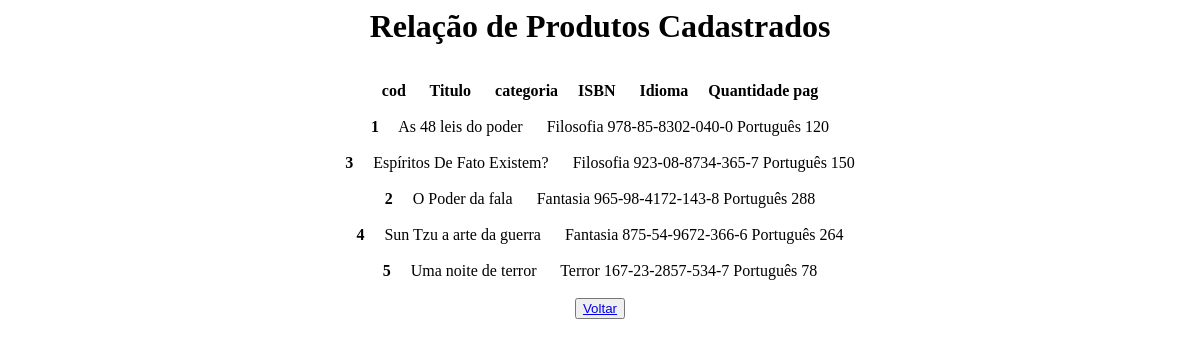
Page /8-Aula/BD_Autoria/PHP/Lista3.php on the earlier database version.
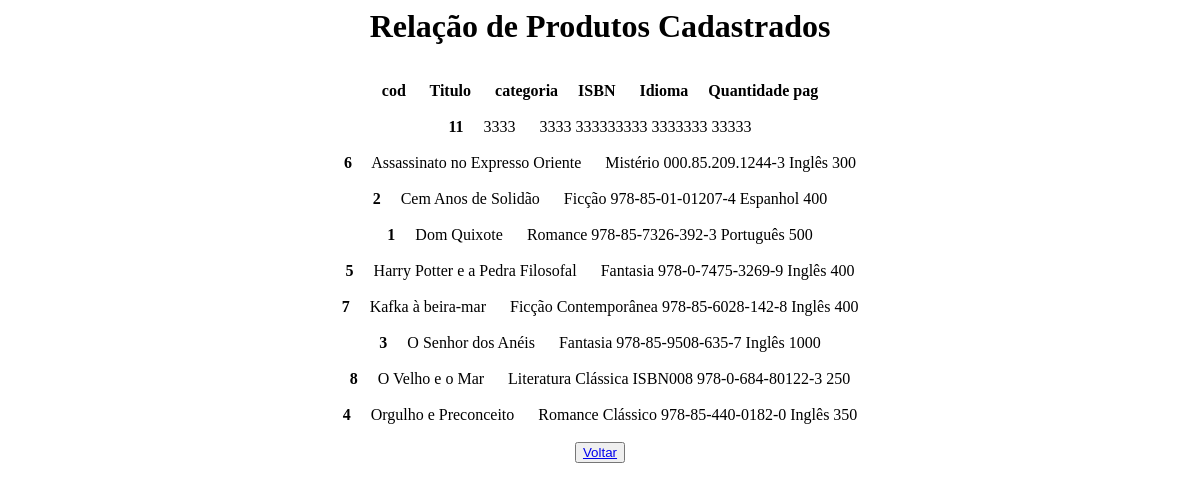
Same page on the later database version.
### tables this page shows
CREATE TABLE `livro` (
  `Cod_livro` int(11) NOT NULL,
  `Titulo` varchar(200) NOT NULL,
  `Categoria` varchar(100) NOT NULL,
  `ISBN` varchar(25) NOT NULL,
  `Idioma` varchar(50) NOT NULL,
  `QtdePag` int(11) NOT NULL
);

### 8-Aula/BD_Autoria/PHP/Livro.php (called while the page is built, shortened)
<?php
class Produto{
    function listar(){
        try{
            $this->conn = new Conectar();
            $sql = $this->conn->query("Select * from livro order by Titulo");
            $sql->execute();
            return $sql->fetchAll();
        }catch(PDOException $exc){
            echo "Erro ao executar consulta. " . $exc->getMessage();
        }
    }
}
?>

### 8-Aula/BD_Autoria/PHP/Lista3.php (the view, shortened to what this page needs)
<!DOCTYPE html>
<html lang="en">
<head>
</head>
<body>
    <center><section>
    <font face="Century Gothic" size="6"><b>Relação de Produtos Cadastrados</b><br><br></font>
    <?php
    include_once 'Livro.php';
    $p = new Produto();
    $pro_bd=$p-> listar();
    ?>
    <b> cod &nbsp;&nbsp;&nbsp;&nbsp; Titulo &nbsp;&nbsp;&nbsp;&nbsp; categoria&nbsp;&nbsp;&nbsp;&nbsp; ISBN &nbsp;&nbsp;&nbsp;&nbsp; Idioma&nbsp;&nbsp;&nbsp;&nbsp; Quantidade pag</b>
    <?php
        foreach($pro_bd as $pro_mostrar){
            ?>
            <br><br>
            <b> <?php echo $pro_mostrar[0]; ?></b>&nbsp;&nbsp;&nbsp;&nbsp;
                <?php echo $pro_mostrar[1]; ?>    &nbsp;&nbsp;&nbsp;&nbsp;
                <?php echo $pro_mostrar[2]; ?>
                <?php echo $pro_mostrar[3]; ?>
                <?php echo $pro_mostrar[4]; ?>
                <?php echo $pro_mostrar[5]; ?>
            <?php
        }
            echo "<br><br><button><a href = '../index.html'>Voltar </a></button> "; ?>
    </section></center>
</body>
</html>

Differences in the rows shown:
added livro: Cod_livro "11", Titulo "3333", Categoria "3333", ISBN "333333333", Idioma "3333333", QtdePag "33333"
added livro: Cod_livro "6", Titulo "Assassinato no Expresso Oriente", Categoria "Mistério", ISBN "000.85.209.1244-3", Idioma "Inglês", QtdePag "300"
changed livro id 2: Titulo "O Poder da fala" → "Cem Anos de Solidão"; Categoria "Fantasia" → "Ficção"; ISBN "965-98-4172-143-8" → "978-85-01-01207-4"; Idioma "Português" → "Espanhol"; QtdePag "288" → "400"; moves up the list
changed livro "Português": Titulo "As 48 leis do poder" → "Dom Quixote"; Categoria "Filosofia" → "Romance"; ISBN "978-85-8302-040-0" → "978-85-7326-392-3"; QtdePag "120" → "500"
changed livro id 5: Titulo "Uma noite de terror" → "Harry Potter e a Pedra Filosofal"; Categoria "Terror" → "Fantasia"; ISBN "167-23-2857-534-7" → "978-0-7475-3269-9"; Idioma "Português" → "Inglês"; QtdePag "78" → "400"; moves up the list
added livro: Cod_livro "7", Titulo "Kafka à beira-mar", Categoria "Ficção Contemporânea", ISBN "978-85-6028-142-8", Idioma "Inglês", QtdePag "400"
changed livro id 3: Titulo "Espíritos De Fato Existem?" → "O Senhor dos Anéis"; Categoria "Filosofia" → "Fantasia"; ISBN "923-08-8734-365-7" → "978-85-9508-635-7"; Idioma "Português" → "Inglês"; QtdePag "150" → "1000"
added livro: Cod_livro "8", Titulo "O Velho e o Mar", Categoria "Literatura Clássica", ISBN "ISBN008", Idioma "978-0-684-80122-3", QtdePag "250"
changed livro id 4: Titulo "Sun Tzu a arte da guerra" → "Orgulho e Preconceito"; Categoria "Fantasia" → "Romance Clássico"; ISBN "875-54-9672-366-6" → "978-85-440-0182-0"; Idioma "Português" → "Inglês"; QtdePag "264" → "350"
